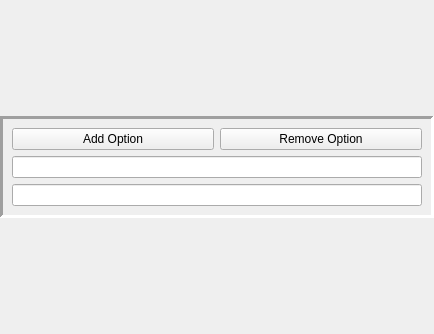
<?xml version="1.0" encoding="UTF-8"?>
<ui version="4.0">
 <class>CreateSurvey</class>
 <widget class="QWidget" name="CreateSurvey">
  <property name="geometry">
   <rect>
    <x>0</x>
    <y>0</y>
    <width>434</width>
    <height>334</height>
   </rect>
  </property>
  <property name="windowTitle">
   <string>Form</string>
  </property>
  <layout class="QVBoxLayout" name="verticalLayout">
   <property name="spacing">
    <number>0</number>
   </property>
   <property name="leftMargin">
    <number>0</number>
   </property>
   <property name="topMargin">
    <number>0</number>
   </property>
   <property name="rightMargin">
    <number>0</number>
   </property>
   <property name="bottomMargin">
    <number>0</number>
   </property>
   <item>
    <widget class="QFrame" name="frame">
     <property name="sizePolicy">
      <sizepolicy hsizetype="Preferred" vsizetype="Fixed">
       <horstretch>0</horstretch>
       <verstretch>0</verstretch>
      </sizepolicy>
     </property>
     <property name="palette">
      <palette>
       <active>
        <colorrole role="Window">
         <brush brushstyle="SolidPattern">
          <color alpha="255">
           <red>255</red>
           <green>255</green>
           <blue>255</blue>
          </color>
         </brush>
        </colorrole>
       </active>
       <inactive>
        <colorrole role="Window">
         <brush brushstyle="SolidPattern">
          <color alpha="255">
           <red>240</red>
           <green>240</green>
           <blue>240</blue>
          </color>
         </brush>
        </colorrole>
       </inactive>
       <disabled>
        <colorrole role="Window">
         <brush brushstyle="SolidPattern">
          <color alpha="255">
           <red>255</red>
           <green>255</green>
           <blue>255</blue>
          </color>
         </brush>
        </colorrole>
       </disabled>
      </palette>
     </property>
     <property name="frameShape">
      <enum>QFrame::Panel</enum>
     </property>
     <property name="frameShadow">
      <enum>QFrame::Sunken</enum>
     </property>
     <property name="lineWidth">
      <number>3</number>
     </property>
     <layout class="QVBoxLayout" name="verticalLayout_2">
      <item>
       <layout class="QHBoxLayout" name="optionControl">
        <property name="bottomMargin">
         <number>0</number>
        </property>
        <item>
         <widget class="QPushButton" name="addOptionButton">
          <property name="sizePolicy">
           <sizepolicy hsizetype="Preferred" vsizetype="Fixed">
            <horstretch>0</horstretch>
            <verstretch>0</verstretch>
           </sizepolicy>
          </property>
          <property name="maximumSize">
           <size>
            <width>16777215</width>
            <height>16777215</height>
           </size>
          </property>
          <property name="text">
           <string>Add Option</string>
          </property>
         </widget>
        </item>
        <item>
         <widget class="QPushButton" name="removeOptionButton">
          <property name="sizePolicy">
           <sizepolicy hsizetype="Preferred" vsizetype="Fixed">
            <horstretch>0</horstretch>
            <verstretch>0</verstretch>
           </sizepolicy>
          </property>
          <property name="text">
           <string>Remove Option</string>
          </property>
         </widget>
        </item>
       </layout>
      </item>
      <item>
       <layout class="QVBoxLayout" name="options">
        <property name="topMargin">
         <number>0</number>
        </property>
        <item>
         <widget class="QLineEdit" name="opt1"/>
        </item>
        <item>
         <widget class="QLineEdit" name="opt2"/>
        </item>
       </layout>
      </item>
     </layout>
    </widget>
   </item>
  </layout>
 </widget>
 <resources/>
 <connections/>
</ui>
